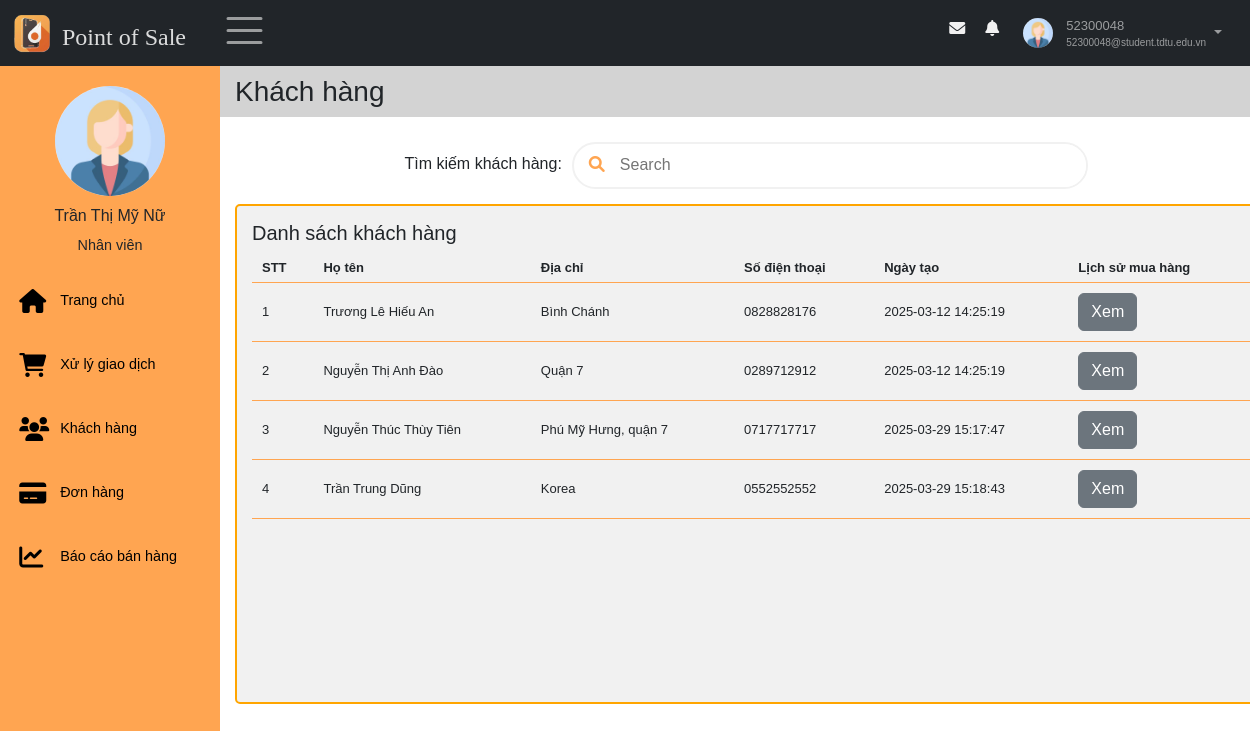
Page /source/TrangNhanVien/index.php?sidebar=khachhang (signed in) on the committed database.
### tables this page shows
CREATE TABLE `nhanvien` (
  `id` int(11) NOT NULL,
  `hoten` varchar(50) NOT NULL,
  `email` varchar(100) NOT NULL,
  `gioitinh` enum('Nữ','Nam') DEFAULT NULL,
  `sdt` varchar(11) DEFAULT NULL,
  `ngaysinh` date DEFAULT NULL,
  `diachi` varchar(100) DEFAULT NULL,
  `img` varchar(50) DEFAULT NULL
);

CREATE TABLE `khachhang` (
  `id` int(11) NOT NULL,
  `hoten` varchar(50) NOT NULL,
  `diachi` text NOT NULL,
  `sdt` varchar(11) NOT NULL,
  `ngaytao` timestamp NOT NULL DEFAULT current_timestamp()
);

### source/TrangNhanVien/modules/quanlyhoso/getProfileNV.php (called while the page is built, shortened)
<?php
    $conn = connectDB();
    if(empty($_SESSION["id"])) {
        header("Location: ../index.php");
        exit();
    }else{
        $sql = "SELECT * FROM nhanvien WHERE id =" . $_SESSION["id"];
    }
    $result = $conn->query($sql);
    if ($result->num_rows > 0) {
        $row = $result->fetch_assoc();
        $profile_name =  $row["hoten"]??"";
        $profile_img = $row["img"]??"";
    }
?>

### source/TrangNhanVien/modules/khachhang/showkhach.php (the view, shortened to what this page needs)
<?php
    $conn = connectDB();
    $sql = "SELECT * FROM khachhang";
    $result = $conn->query($sql);
    if ($result->num_rows > 0) {
        while($row = $result->fetch_assoc()) {
            echo "<tr>";
            echo "<td>" . $row["id"]. "</td>";
            echo "<td>" . $row["hoten"]. "</td>";
            echo "<td>" . $row["diachi"]. "</td>";
            echo "<td>" . $row["sdt"]. "</td>";
            echo "<td>" . $row["ngaytao"]. "</td>";
            echo "<td>
            <a class='btn-custom btn btn-secondary' href='index.php?sidebar=khachhang&idlskh=" . $row['id'] . "'>
               Xem
            </a>
          </td>";
            echo "</tr>";
        }
    }
?>

### source/TrangNhanVien/pages/nav.php (shortened to what this page needs)
<nav class="navbar navbar-expand-sm bg-dark navbar-dark fixed-top" id="nav">
    <div class="container-fluid">
        <div class="leftnav justify-content-start">
            <a class="logo navbar-brand" href="index.php" data-bs-toggle="tooltip"  title="Về trang chủ">
                <img src="../images/logo.ico" alt="Logo" style="width:40px;" >
                <h4>Point of Sale</h4>
            </a>
            <div class="openclose"><span class="navbar-toggler-icon" style="font-size:30px;cursor:pointer" onclick="open_closeNav() " class = "las la-bars"></span>  </div>
        </div>
        <div class="rightnav justify-content-end">
            <ul  class=" navbar-nav" >
                <li class="nav-item">
                    <a  href="#">
                    <span class = "fa fa-fw fa-envelope"></span>
                    </a></li>
                <li class="nav-item">
                    <a  href="#">
                    <span class = "fa fa-bell"></span>
                    </a></li>
                <li class="nav-item dropdown">
                        <a id="nav-user" class="nav-link dropdown-toggle" href="#" role="button" data-bs-toggle="dropdown">
                            <?php
                            if (empty($profile_img) || $profile_img == "") {
                                $avtPath = "../images/user.jpg";
                            } else {
                                $avtPath = "modules/quanlyhoso/imagesNV/" . $profile_img;
                            }
                            ?>
                            <img id="nav-avatar" src = "<?=$avtPath?>" height = "30px"  width = "30px" alt = "Avatar">
                            <div class="infor">
                                <p id ="user"><?= $_SESSION["username"]?></p>
                                <p id="email"><?= $_SESSION["email"]?></p>
                            </div>
                        </a>
                </li>
            </ul>
        </div>
    </div>
</nav>

### source/TrangNhanVien/pages/main/sidebar.php (shortened to what this page needs)
<div class="sidebar"  id="mySidebar" >
    <div class="sidebar-user">
        <img src="<?=$avtPath?>" height = "70px"  width = "70px" alt = "">
            <div>
                <h3><?=$profile_name?></h3>
                <span><?=$_SESSION['role']?></span>
        </div>
    </div>
    <div class="sidebar-menu">
        <ul >
            <li class="item">
                <a class="link" href="index.php">
                    <span class = "fa fa-home"></span>
                    <p class="item-sidebar">Trang chủ</p>
                </a>
            </li>
            <li class="item">
                <a class="link" href="index.php?sidebar=giaodich">
                    <span class = "fa fa-shopping-cart"></span>
                    <p class="item-sidebar">Xử lý giao dịch </p>
                </a>
            </li>
            <li class="item">
                <a class="link" href="index.php?sidebar=khachhang" >
                    <span class = "fa fa-users"></span>
                    <p class="item-sidebar">Khách hàng</p>
                </a>
            </li>
            <li class="item">
                <a class="link" href="index.php?sidebar=donhang">
                    <span class = "fa fa-credit-card"></span>
                    <p class="item-sidebar">Đơn hàng  </p>
                </a>
            </li>
            <li class="item">
                <a class="link" href="index.php?sidebar=baocao">
                    <span class = "fa fa-line-chart"></span>
                    <p class="item-sidebar">Báo cáo bán hàng  </p>
                </a>
            </li>
        </ul>
    </div>
</div>

### source/TrangNhanVien/style.css (style rules this page uses)
* { font-family: 'Poppins', sans-serif; box-sizing: border-box; text-decoration: none; list-style-type: none; padding: 0; margin: 0; }
.sidebar-user { margin-top: 1rem; text-align: center; }
.sidebar-user img { width: 110px; height: 110px; border-radius: 50%; margin-bottom: 10px; }
.sidebar-user h3 { font-size: 1rem; }
.sidebar-user span { font-size: .9rem; margin-top: .9rem; margin-bottom: .9rem; }
#nav { position: fixed; }
.nav-item { margin: 5px 8px; }
.logo { display: flex; margin: 0; padding: 0; }
.logo h4 { color: #ffffffd6; margin: 10px 10px 0 10px; font-family:Cambria, Cochin, Georgia, Times, 'Times New Roman', serif; }
.leftnav { display: flex; }
.sidebar { display: flex; flex-direction: column; width: 220px; height: 100%; padding: 15px 0 0 0; background: #ffa551; position: fixed; z-index: 1; overflow-x: hidden; transition: 0.5s; }
.openclose { margin: 0 10px; }
.sidebar ul { margin-bottom: 2rem; padding: 0; }
.sidebar li { margin-left: .2rem; }
.sidebar-menu { flex-grow: 1; }
.link { font-size: .9rem; display: flex; align-items: center; margin-top: 1.5rem; transition: 0.3s; color: black; padding: 8px 16px; text-decoration: none; }
.item-sidebar { margin: 0; margin-right: 5px; }
.item .link span { width: 25px; }
.sidebar li a span, .sidebar a span { font-size: 1.5rem; display: inline-block; margin-right: 1rem; }
#nav-user { display: flex; padding: 0; }
.infor { margin-left: 10px; display: flex; flex-direction: column; justify-content: center; flex-grow: 1; font-size: x-small; }
.infor p { margin: 0; }
#user { font-size: small; }
#nav-avatar { width: 30px; height: 30px; border-radius: 50%; margin: 3px; }
#nav-user::after { margin: 15px 8px; }
.rightnav>ul>li>a>span { color: #f1f1f1; padding: 5px; }
.cart-table th, .cart-table tbody td { padding: 5px 10px; font-size: small; border-bottom: 1px solid #ffa551; }
.btn-custom { margin: 5px 0; }

### rows in the picture
nhanvien: img (placeholder picture), hoten "Trần Thị Mỹ Nữ"
khachhang: id "1", hoten "Trương Lê Hiếu An", diachi "Bình Chánh", sdt "0828828176", ngaytao "2025-03-12 14:25:19"
khachhang: id "2", hoten "Nguyễn Thị Anh Đào", diachi "Quận 7", sdt "0289712912", ngaytao "2025-03-12 14:25:19"
khachhang: id "3", hoten "Nguyễn Thúc Thùy Tiên", diachi "Phú Mỹ Hưng, quận 7", sdt "0717717717", ngaytao "2025-03-29 15:17:47"
khachhang: id "4", hoten "Trần Trung Dũng", diachi "Korea", sdt "0552552552", ngaytao "2025-03-29 15:18:43"

### other values in the picture
$_SESSION["username"] "52300048"
$_SESSION["email"] "52300048@student.tdtu.edu.vn"
$_SESSION['role'] "Nhân viên"
